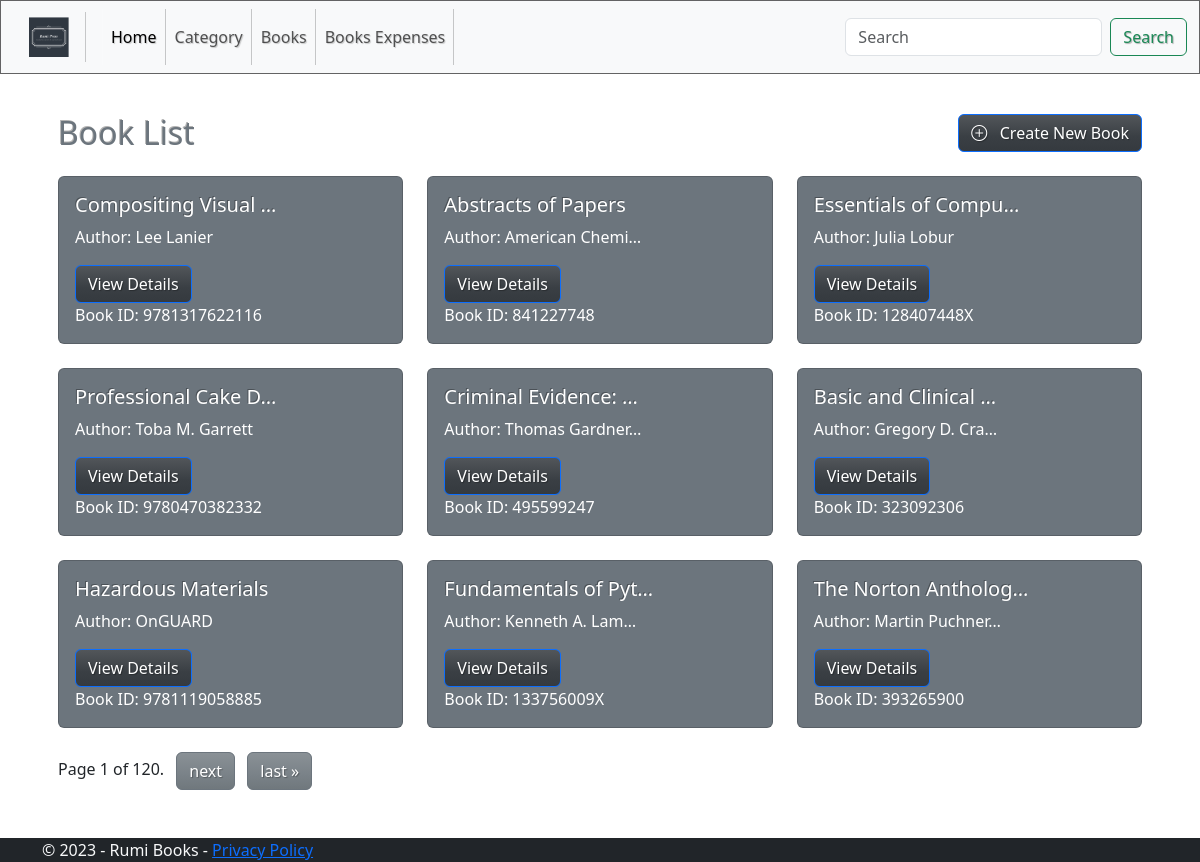
The page /books/ on the database its author committed.
### rumi_app/models.py (models this page shows, shortened)
class Book(models.Model):
    storeId = models.CharField(max_length=50, db_index=True)
    title = models.CharField(max_length=255, db_index=True)
    subtitle = models.CharField(max_length=255, db_index=True, null=True, blank=True)
    authors = models.CharField(max_length=255, db_index=True)
    publisher = models.CharField(max_length=255, db_index=True)
    published_date = models.DateField()
    category = models.ForeignKey(Category, on_delete=models.CASCADE)
    distribution_expense = models.DecimalField(max_digits=5, decimal_places=2)

### rumi_app/views.py (the view)
# urls.py: path('books/', BookListView.as_view(), name='book_list'),
class BookListView(ListView):
    model = Book
    template_name = 'book/book_list.html'
    context_object_name = 'books'
    paginate_by = 9  # Set the number of items per page
    def get_queryset(self):
        return Book.objects.all().order_by('-id')  # You can change the ordering as needed

### templates/book/book_list.html (shortened to what this page needs)
{% extends 'base.html' %}
{% block content %}
<div class="container p-3">
  <div class="row pt-4 mb-3">
    <div class="col-6">
      <h2 class="text-secondary">Book List</h2>
    </div>
    <div class="col-6 text-end">
      <a href="{% url 'book_create' %}" class="btn btn-primary">
        <i class="bi bi-plus-circle"></i> &nbsp; Create New Book
      </a>
    </div>
  </div>
  <div class="row">
    {% for book in books %}
    <div class="col-md-4">
      <div class="card mb-4 text-bg-secondary">
        <div class="card-body">
          <h5 class="card-title">{{ book.title|truncatechars:20 }}</h5>
          <p class="card-text">Author: {{ book.authors|truncatechars:15 }}</p>
          <a href="{% url 'book_detail' book.id %}" class="btn btn-primary">View Details</a>
          <p class="card-text">Book ID: {{ book.storeId }}</p>
        </div>
      </div>
    </div>
    {% endfor %}
  </div>
  <div class="row">
    <div class="col-md-12 text-center">
      <ul class="pagination">
        <div class="pagination">
          <span class="step-links">
              <span class="current">
                  Page {{ page_obj.number }} of {{ page_obj.paginator.num_pages }}.
              </span>
              {% if page_obj.has_next %}
                  <a href="?page={{ page_obj.next_page_number }}" class="btn btn-secondary mx-2" >next</a>
                  <a href="?page={{ page_obj.paginator.num_pages }}" class="btn btn-secondary" >last &raquo;</a>
              {% endif %}
          </span>
      </div>
      </ul>
    </div>
  </div>
</div>
{% endblock %}

### static/css/style.css (style rules this page uses)
html { font-size: 14px; }
@media (min-width: 768px) { html { font-size: 16px; } }
body { margin-bottom: 60px; display: flex; flex-direction: column; min-height: 100vh; }

### rows shown on the page
Book: title "Compositing Visual …", authors "Lee Lanier", storeId "9781317622116"
Book: title "Abstracts of Papers", authors "American Chemi…", storeId "841227748"
Book: title "Essentials of Compu…", authors "Julia Lobur", storeId "128407448X"
Book: title "Professional Cake D…", authors "Toba M. Garrett", storeId "9780470382332"
Book: title "Criminal Evidence: …", authors "Thomas Gardner…", storeId "495599247"
Book: title "Basic and Clinical …", authors "Gregory D. Cra…", storeId "323092306"
Book: title "Hazardous Materials", authors "OnGUARD", storeId "9781119058885"
Book: title "Fundamentals of Pyt…", authors "Kenneth A. Lam…", storeId "133756009X"
Book: title "The Norton Antholog…", authors "Martin Puchner…", storeId "393265900"

### other values the page prints
{{ page_obj.number }} "1"
{{ page_obj.paginator.num_pages }} "120"
